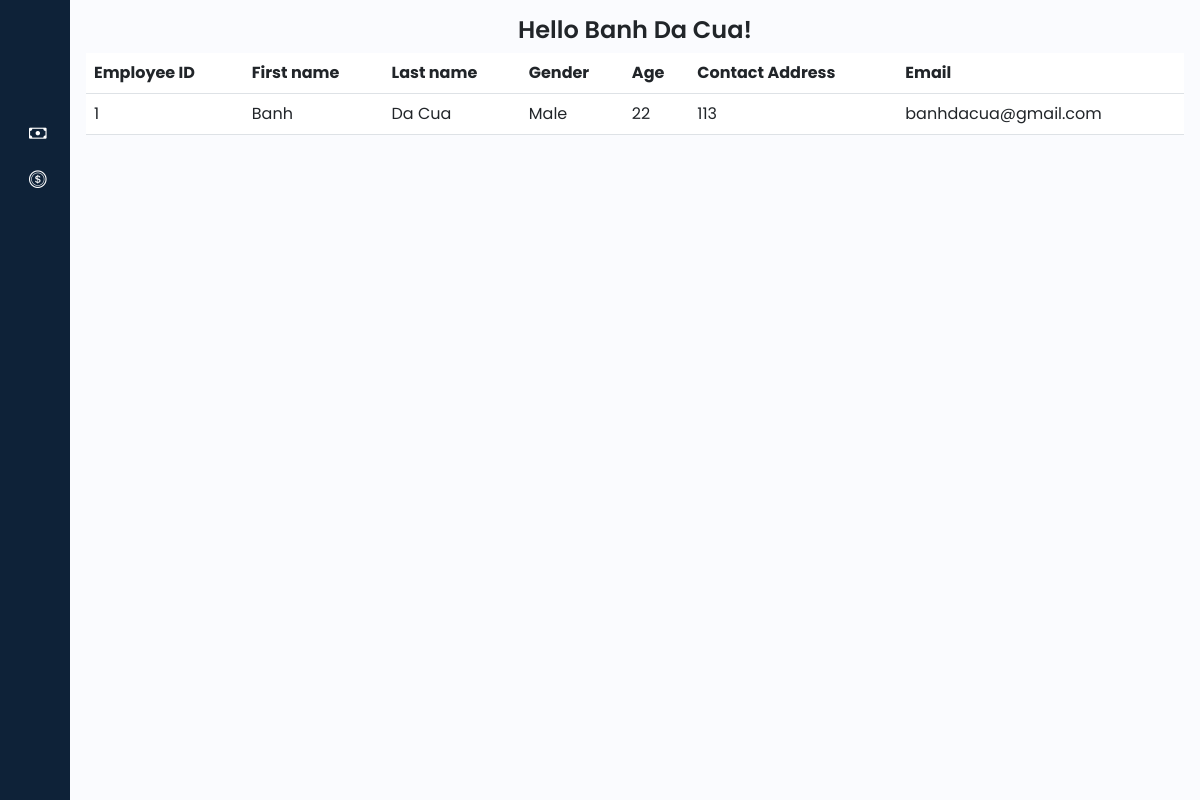
The app's page /employee/index.php (signed in) with its own data.
### tables this page shows
CREATE TABLE `employee` (
  `emp_ID` int(11) NOT NULL,
  `fname` varchar(255) DEFAULT NULL,
  `lname` varchar(255) DEFAULT NULL,
  `gender` varchar(11) DEFAULT NULL,
  `age` int(11) DEFAULT NULL,
  `contact_add` int(11) DEFAULT NULL,
  `emp_email` varchar(255) DEFAULT NULL,
  `emp_pass` varchar(255) DEFAULT NULL
);

### employee/index.php (the view, shortened to what this page needs)
<?php
@include '../connection/connect.php';
$emp_ID = $_SESSION['emp_ID'];
$select = "SELECT * FROM employee where emp_ID = '$emp_ID'";
$result = mysqli_query($con, $select);
if($row = mysqli_fetch_assoc($result)){
    $emp_ID = $row['emp_ID'];
    $fname = $row['fname'];
    $lname = $row['lname'];
    $gender = $row['gender'];
    $age = $row['age'];
    $contact_add = $row['contact_add'];
    $emp_email = $row['emp_email'];
}
?>
<!DOCTYPE html>
<html lang="en">
<head>
    <link href="https://cdn.lineicons.com/4.0/lineicons.css" rel="stylesheet" />
    <link href="https://cdn.jsdelivr.net/npm/bootstrap@5.3.0-alpha3/dist/css/bootstrap.min.css" rel="stylesheet"
>
    <link rel="stylesheet" href="https://cdn.jsdelivr.net/npm/bootstrap-icons@1.11.3/font/bootstrap-icons.min.css">
    <link rel="stylesheet" href="style/style.css">
</head>
<body>
    <div class="wrapper">
        <?php include 'sidebar.php'; ?>
        <div class="main p-3">
            <div class="text-center">
                <h1>
                    Hello <?php echo htmlspecialchars($fname) . ' ' . htmlspecialchars($lname); ?>!
                </h1>
            </div>
            <table class="table table-inverse">
            <thead>
                <tr>
                    <th>Employee ID</th>
                    <th>First name</th>
                    <th>Last name</th>
                    <th>Gender</th>
                    <th>Age</th>
                    <th>Contact Address</th>
                    <th>Email</th>
                </tr>
            </thead>
            <tbody>
                <td><?php echo $emp_ID ?></td>
                <td><?php echo $fname ?></td>
                <td><?php echo $lname ?></td>
                <td><?php echo $gender ?></td>
                <td><?php echo $age ?></td>
                <td><?php echo $contact_add ?></td>
                <td><?php echo $emp_email ?></td>
            </tbody>
            </table>
        </div>
    </div>
</body>
</html>

### employee/style/style.css (style rules this page uses)
h1 { font-weight: 600; font-size: 1.5rem; }
body { font-family: 'Poppins', sans-serif; }
.wrapper { display: flex; }
.main { min-height: 100vh; width: 100%; overflow: hidden; transition: all 0.35s ease-in-out; background-color: #fafbfe; }

### records on screen
employee: fname "Banh", lname "Da Cua", emp_ID "1", gender "Male", age "22", contact_add "113", emp_email "banhdacua@gmail.com"
